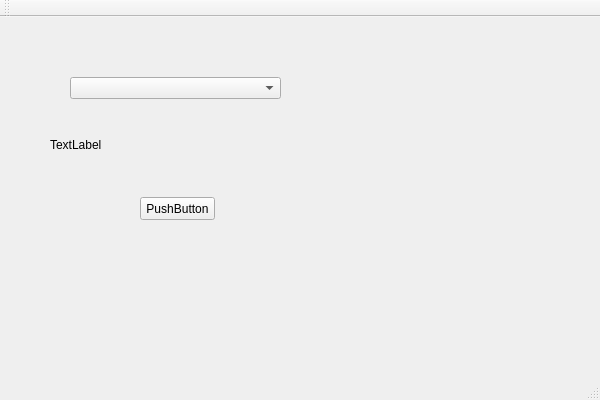
<?xml version="1.0" encoding="UTF-8"?>
<ui version="4.0">
 <class>clasesdecvs</class>
 <widget class="QMainWindow" name="clasesdecvs">
  <property name="geometry">
   <rect>
    <x>0</x>
    <y>0</y>
    <width>600</width>
    <height>400</height>
   </rect>
  </property>
  <property name="windowTitle">
   <string>clasesdecvs</string>
  </property>
  <widget class="QWidget" name="centralWidget">
   <widget class="QComboBox" name="comboBox">
    <property name="geometry">
     <rect>
      <x>70</x>
      <y>60</y>
      <width>211</width>
      <height>22</height>
     </rect>
    </property>
   </widget>
   <widget class="QPushButton" name="pushButton">
    <property name="geometry">
     <rect>
      <x>140</x>
      <y>180</y>
      <width>75</width>
      <height>23</height>
     </rect>
    </property>
    <property name="text">
     <string>PushButton</string>
    </property>
   </widget>
   <widget class="QLabel" name="label">
    <property name="geometry">
     <rect>
      <x>50</x>
      <y>120</y>
      <width>291</width>
      <height>16</height>
     </rect>
    </property>
    <property name="text">
     <string>TextLabel</string>
    </property>
   </widget>
  </widget>
  <widget class="QMenuBar" name="menuBar">
   <property name="geometry">
    <rect>
     <x>0</x>
     <y>0</y>
     <width>600</width>
     <height>21</height>
    </rect>
   </property>
  </widget>
  <widget class="QToolBar" name="mainToolBar">
   <attribute name="toolBarArea">
    <enum>TopToolBarArea</enum>
   </attribute>
   <attribute name="toolBarBreak">
    <bool>false</bool>
   </attribute>
  </widget>
  <widget class="QStatusBar" name="statusBar"/>
 </widget>
 <layoutdefault spacing="6" margin="11"/>
 <resources/>
 <connections/>
</ui>
